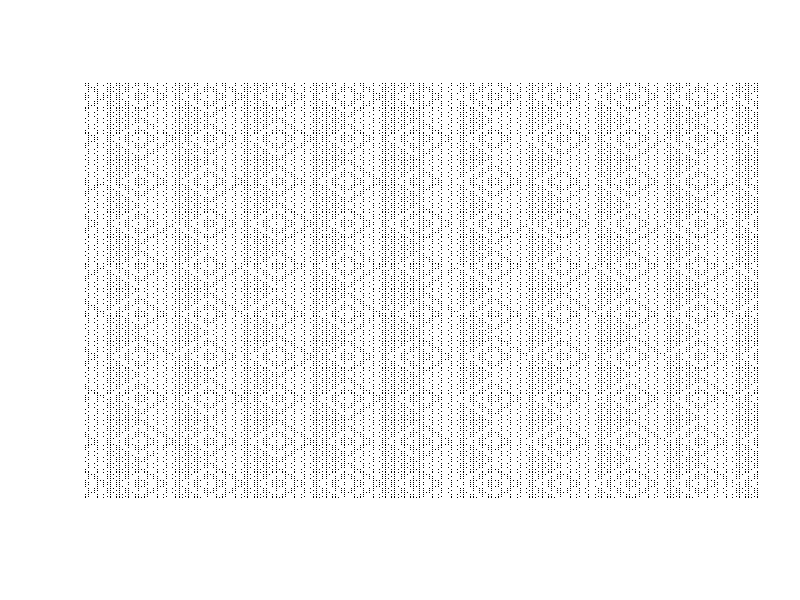
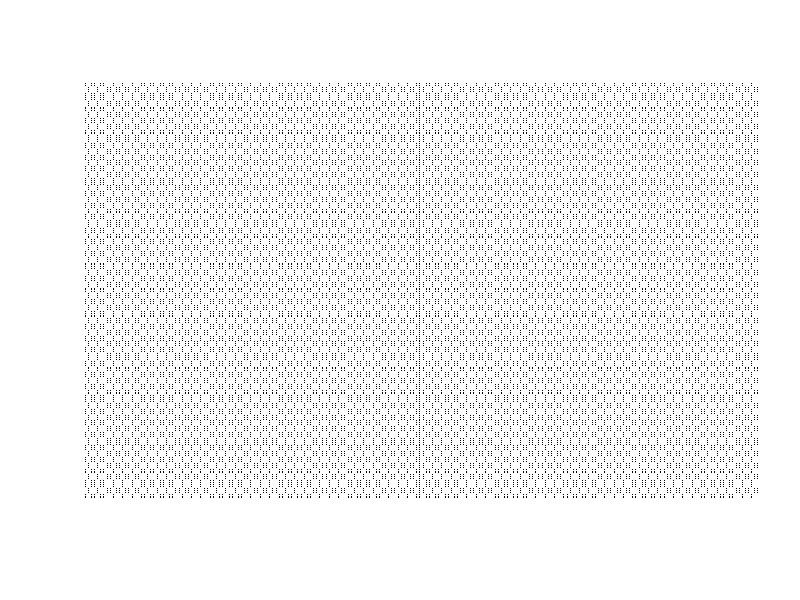
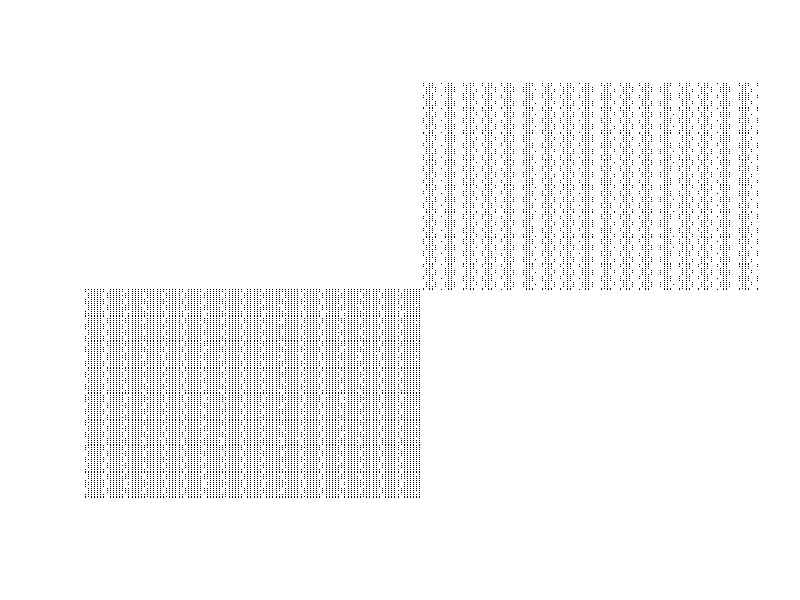
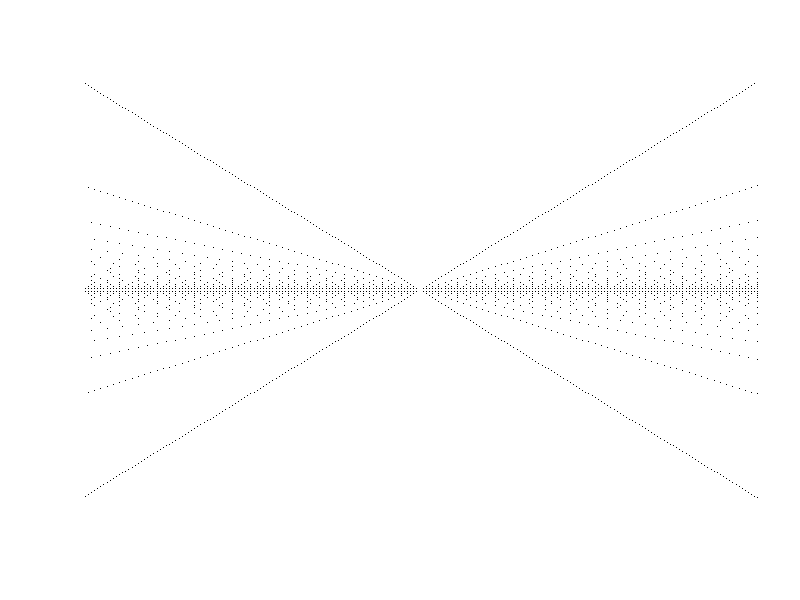
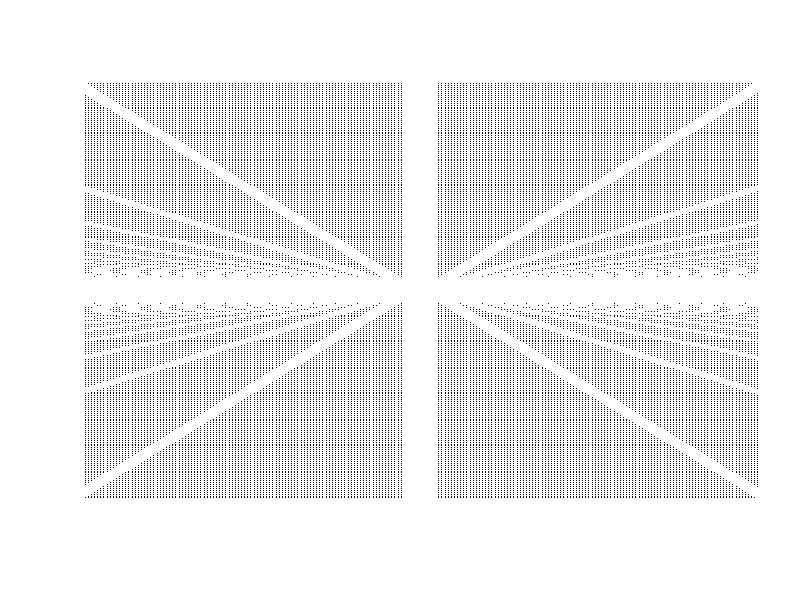
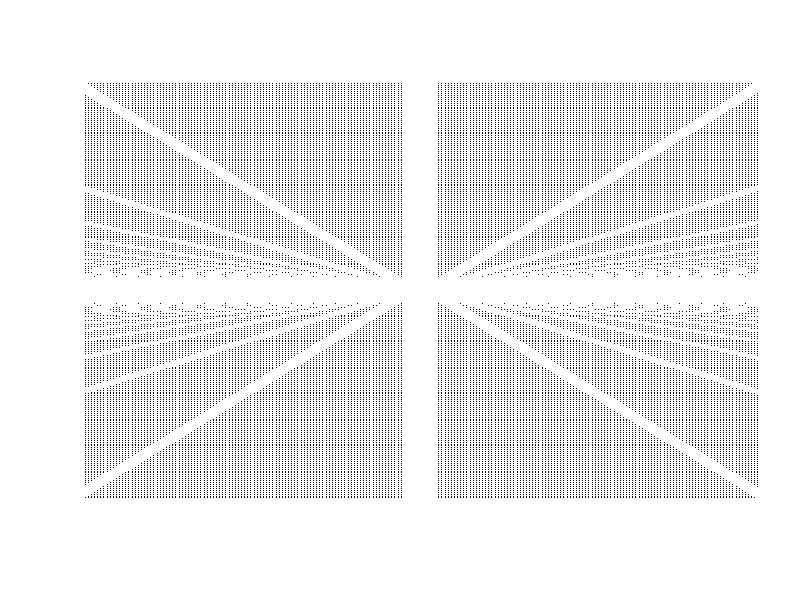

R code for these plots, in order: (Note: this script raises an error after producing the figures.)

emptyCanvas <- function(pltLimit = 5 ){
  plot(0, 0,
       xlim=c(-pltLimit,pltLimit),
       ylim=c(-pltLimit,pltLimit),
       col = "transparent", xlab = "", ylab = "", axes=F)
}


#### Repeating patterns

emptyCanvas(100)
for (i in seq(-256,256,1)){
  for (j in seq(-256,256,1)){
    if (sin(i)/cos(j) <= tan(i)){
      print('True')
      points(i,j,pch='.')
    }
  }}


### Dot matrix pattern
dev.off()
emptyCanvas(100)
for (i in seq(-256,256,1)){
  for (j in seq(-256,256,1)){
    if (tan(i)/cos(j) <= sin(i)){
      #print('True')
      points(i,j,pch='.')
    }
  }}



dev.off()
emptyCanvas(100)
for (i in seq(0,256,1)){
  for (j in seq(0,256,1)){
    if (tan(i)*cos(j) >= cos(i)){
      #print('True')
      points(i,j,pch='.')
    }
  }}

for (i in seq(-256,0,1)){
  for (j in seq(-256,0,1)){
    if (tan(i)/cos(j) <= sin(i)){
      #print('True')
      points(i,j,pch='.')
    }
  }}


for (i in seq(-256,0,1)){
  for (j in seq(-256,0,1)){
    if (tan(i)*cos(j) >= cos(i)){
      #print('True')
      points(i,j,pch='.')
    }
  }}


#### Perspective
emptyCanvas(100)
for (i in seq(-256,256,1)){
  for (j in seq(-256,256,1)){
    if (i!=0 & j!=0){
      if (abs(i)%%abs(j) == 0){
        #print('True')
        points(i,j,pch='.')
      }
    }
  }}


## Symmetric 
emptyCanvas(100)
for (i in seq(0,256,1)){
  for (j in seq(0,256,1)){
    if (i!=0 & j!=0){
      if (abs(i)%%abs(j) > 5 ){  #| (abs(i)%%abs(j) == 2)) {
        #print('True')
        points(i,j,pch='.')
        points(-i,-j,pch='.')
        points(-i,j,pch='.')
        points(i,-j,pch='.')
      }
    }
  }}



## Symmetric 
emptyCanvas(100)
for (i in seq(0,256,1)){
  for (j in seq(0,256,1)){
    if (i!=0 & j!=0){
      if (abs(i)%%abs(j) > 5 ){  #| (abs(i)%%abs(j) == 2)) {
        #print('True')
        points(i,j,pch='.')
        points(-i,-j,pch='.')
        points(-i,j,pch='.')
        points(i,-j,pch='.')
      }
    }
  }}



## Symmetric 
emptyCanvas(100)
for (i in seq(-256,256,1)){
  for (j in seq(-256,256,1)){
    if (i!=0 & j!=0){
      if (cos(abs(i))/sin(abs(j)) >  tan(abs(i)) ){  #| (abs(i)%%abs(j) == 2)) {
        #print('True')
        points(i,j,pch='O')
      }
    }
  }}

## Mixed pattern
emptyCanvas(100)
for (i in seq(-256,0,1)){
  for (j in seq(-256,0,1)){
    if (tan(i)/cos(j) <= sin(i)){
      #print('True')
      points(i,j,pch='.')
      points(-i,-j,pch='.')
    } 
    if (sin(i)/tan(j) <= cos(i)){
      points(-i,j,pch='.')
      points(i,-j,pch='.')
    }
  }}

#### 4 conditions
emptyCanvas(100)
for (i in seq(-256,0,1)){
  for (j in seq(-256,0,1)){
    if (tan(i)/cos(j) <= sin(i)){
      #print('True')
      points(i,j,pch='.')
    } 
    if (cos(i)/tan(j) <= sin(i)){
      points(-i,j,pch='.')
    }
    if (sin(i)/cos(j) <= tan(i)){
      points(i,-j,pch='.')
    } 
    if (sin(i)/tan(j) <= cos(i)){
      points(-i,-j,pch='.')
    }
    
  }}

##### Diamond pattern
emptyCanvas(100)
for (i in seq(-256,0,1)){
  for (j in seq(-256,0,1)){
  if (sin(i)/cos(j) <= tan(i)){
    points(i,-j,pch='.')
    points(-i,-j,pch='.')
    points(i,j,pch='.')
    points(-i,j,pch='.')
  } 
  }}




##### Bar code
emptyCanvas(100)
for (i in seq(-256,0,1)){
  for (j in seq(-256,0,1)){
    if (sin(i)*cos(j) <= tan(i)){
      points(i,j,pch='.')
      points(j,i,pch='.') ##Invert to make it a criss-cross pattern
      #points(-i,-j,pch='.')
      #points(j,i,pch='.') 
      #points(-j,-i,pch='.')
    } 
  }}




##### 20210412
### Triangle - asymmetric dot matrix
emptyCanvas(100)
for (i in seq(-256,0,1)){
  for (j in seq(-256,0,1)){
    if (sin(i)*cos(j) <= tan(i)){
      points(i,j+i,pch='.')
      points(abs(j-i),i+j,pch='.') ##Invert to make it a criss-cross pattern
      #points(-i,-j,pch='.')
      #points(j,i,pch='.') 
      #points(-j,-i,pch='.')
    } 
  }}



##### 20210413
### Mirrored triangles
emptyCanvas(100)
for (i in seq(-256,0,1)){
  for (j in seq(-256,0,1)){
    if (sin(i)*cos(j) <= tan(i)){
      #points(i,j+i,pch='.')
      points(abs(j-i),i+j,pch='.') ##Invert to make it a criss-cross pattern
      points(-abs(j-i),-(i+j),pch='.') ##Invert to make it a criss-cross pattern
      
      points(i,j+i,pch='.')
      points(abs(i),abs(j+i),pch='.')
      
      
      #points(-i,-j,pch='.')
      #points(j,i,pch='.') 
      #points(-j,-i,pch='.')
    } 
  }}



##### 20210414
### GGplot lattice
out <- cbind(0,0)
emptyCanvas(100)
for (i in seq(0,256,1)){
  for (j in seq(0,256,1)){
    if (sin(i)*cos(j) <= tan(i)){
    
      out <- rbind(out,cbind(abs(j-i),i+j))
      #points(i,j+i,pch='.')
      points(abs(j-i),i+j,pch=5) ##Invert to make it a criss-cross pattern
      #points(-abs(j-i),-(i+j),pch='.') ##Invert to make it a criss-cross pattern
      
      # points(i,j+i,pch='.')
      # points(abs(i),abs(j+i),pch='.')
      
      
      #points(-i,-j,pch='.')
      #points(j,i,pch='.') 
      #points(-j,-i,pch='.')
    } 
  }}

outDF <- data.frame(out)
head(outDF)

library(ggplot2)

ggplot(outDF,aes(x=X1,y=X2)) +
  geom_point(color='white',size=0.05) +
  #theme_void()
  theme(
    axis.ticks =   element_blank(),
    axis.text =    element_blank(),
    axis.title =   element_blank(),
    panel.grid.major = element_blank(),
    panel.grid.minor = element_blank(),
    plot.background=element_rect(fill = "black"),
    panel.background = element_rect(fill = 'black'))
NULL
